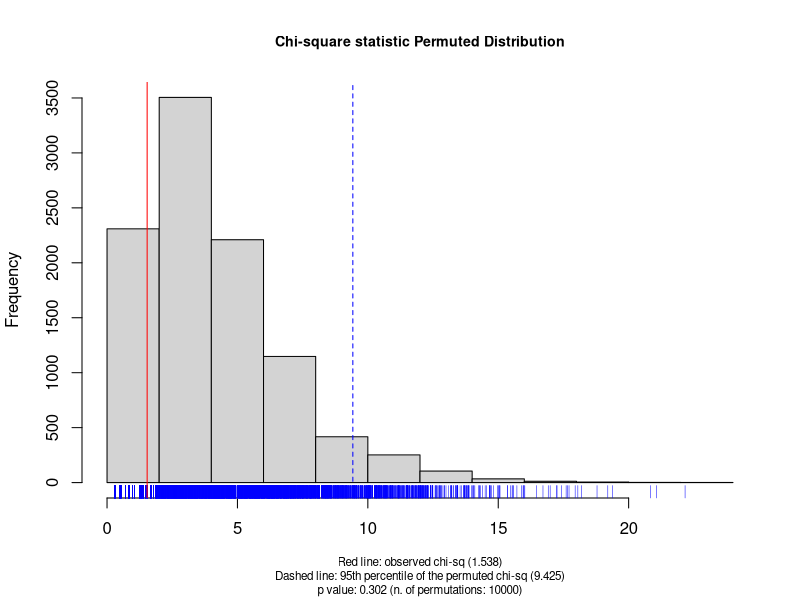

This chart was generated by the following R code:
## ---- chunk 1
wells <- data.frame(
  "nearby" = c(4, 9),
  "far" = c(3, 0),
  row.names = c("low", "high"),
  stringsAsFactors = FALSE
)

fisher.test(wells)

## ---- chunk 2
grades <- data.frame(
  "A" = c(6, 4, 1),
  "B" = c(8, 12, 3),
  "C" = c(8, 12, 2),
  row.names = c("A", "B", "C"),
  stringsAsFactors = FALSE
)

chisq.test(grades, correct=FALSE)
## ---- chunk 3
# borrowed some of this code from the CRAN Archive...
# https://cran.r-project.org/src/contrib/Archive/GmAMisc/
# (package is archived; no longer listed on CRAN)
# r2dtable is where the permutation happens (holding marginal totals constant)
# uses an algorithm from Patefield, W. M. (1981). 10.2307/2346669.

chiperm <- function(data, B=10000, thresh=1.96){
  rowTotals <- rowSums(data)
  colTotals <- colSums(data)

  obs.chi.value <- suppressWarnings(chisq.test(data))$statistic

  chistat.perm <- vector(mode = "numeric", length = B)
  chi.statistic <- function(x)  suppressWarnings(chisq.test(x))$statistic
  
  chistat.perm <- sapply(r2dtable(B, rowTotals, colTotals), chi.statistic)

  p.lowertail <- (1 + sum (chistat.perm < obs.chi.value)) / (1 + B)
  p.uppertail <- (1 + sum (chistat.perm > obs.chi.value)) / (1 + B)
  two.sided.p <- 2 * min(p.lowertail, p.uppertail)

  p.to.report <- round(two.sided.p, 3)

  graphics::hist(
    chistat.perm,
    main="Chi-square statistic Permuted Distribution",
    sub=paste0(
      "\nRed line: observed chi-sq (", round(obs.chi.value, 3), ")",
      "\nDashed line: 95th percentile of the permuted chi-sq (",
      round(quantile(chistat.perm, c(0.95)),3), ")",
      "\np value: ", p.to.report, " (n. of permutations: ", B,")"),
       xlab = "",
       cex.main=0.85,
       cex.sub=0.70)
  rug(chistat.perm, col = "#0000FF")
  abline(v = obs.chi.value, lty = 1, col = "red")
  abline(v = round(quantile(chistat.perm, c(0.95)), 5), lty = 2, col = "blue")
}

chiperm(grades)
## ---- chunk 4
fisher.test(grades)
## ---- chunk 5
A <- 1
B <- 1
C <- 8
D <- 2

mcnemar_t <- (B - C)**2 / (B + C)
cat("McNemar's T:", mcnemar_t,
    "p-value:", pchisq(mcnemar_t, 1, lower.tail=FALSE))

mcnemar_corrected_t <- (abs(B - C) - 1)**2 / (B + C)
cat("\nMcNemar's T with Correction:", mcnemar_corrected_t,
    "p-value:", pchisq(mcnemar_corrected_t, 1, lower.tail=FALSE))

